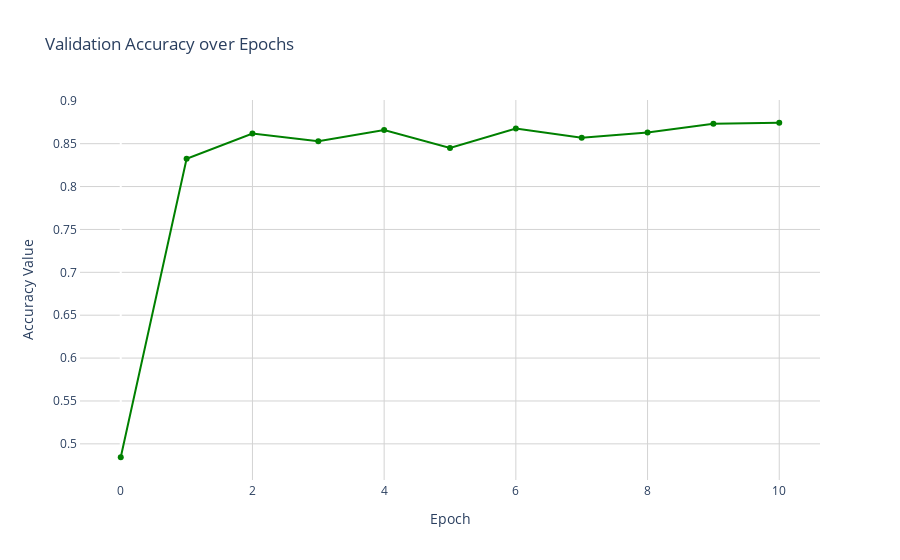

The cell this chart's notebook holds for it:
### Code cell
# Accuracy Graph
acc_fig = go.Figure()

# Plotting Validation Accuracy
acc_fig.add_trace(go.Scatter(y=val_accs, mode='lines+markers', name='Validation Accuracy', line=dict(width=2, color='green')))

# Styling and Layout options for Accuracy Graph
acc_fig.update_layout(
    title='Validation Accuracy over Epochs',
    xaxis_title='Epoch',
    yaxis_title='Accuracy Value',
    xaxis=dict(showline=True, showgrid=True, gridcolor='lightgray'),
    yaxis=dict(showline=True, showgrid=True, gridcolor='lightgray'),
    plot_bgcolor='white',
    paper_bgcolor='white'
)

acc_fig.show()

### Figure 1 — Plotly figure (JSON) as saved in the notebook; plotly's stock layout.template omitted (floating-point values rounded to 4 significant figures)
{"data": [{"line": {"color": "green", "width": 2}, "mode": "lines+markers", "name": "Validation Accuracy", "type": "scatter", "y": [0.4844, 0.8323, 0.8618, 0.8528, 0.866, 0.845, 0.8678, 0.857, 0.863, 0.8732, 0.8744]}], "layout": {"paper_bgcolor": "white", "plot_bgcolor": "white", "title": {"text": "Validation Accuracy over Epochs"}, "xaxis": {"gridcolor": "lightgray", "showgrid": true, "showline": true, "title": {"text": "Epoch"}}, "yaxis": {"gridcolor": "lightgray", "showgrid": true, "showline": true, "title": {"text": "Accuracy Value"}}}}
